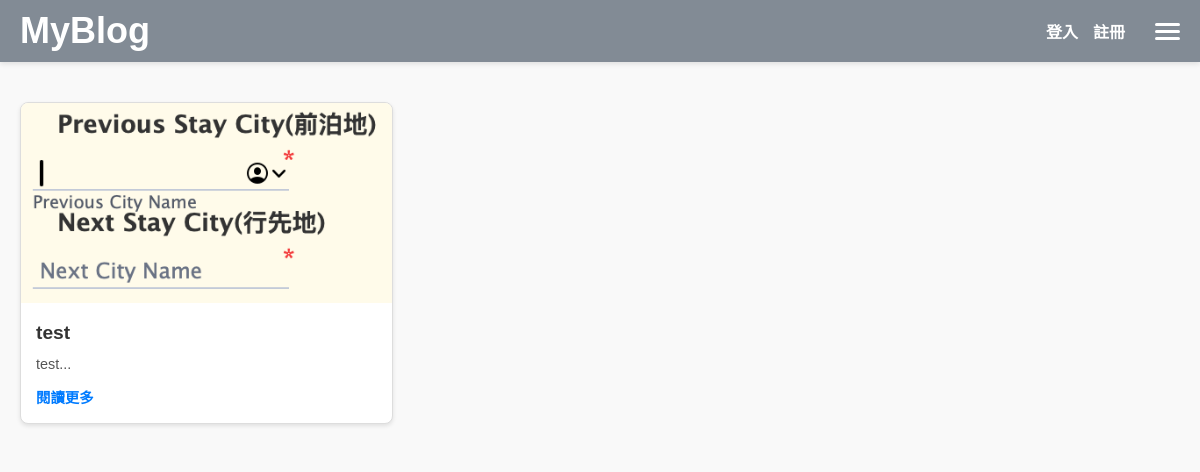
Before: / with the older database file.
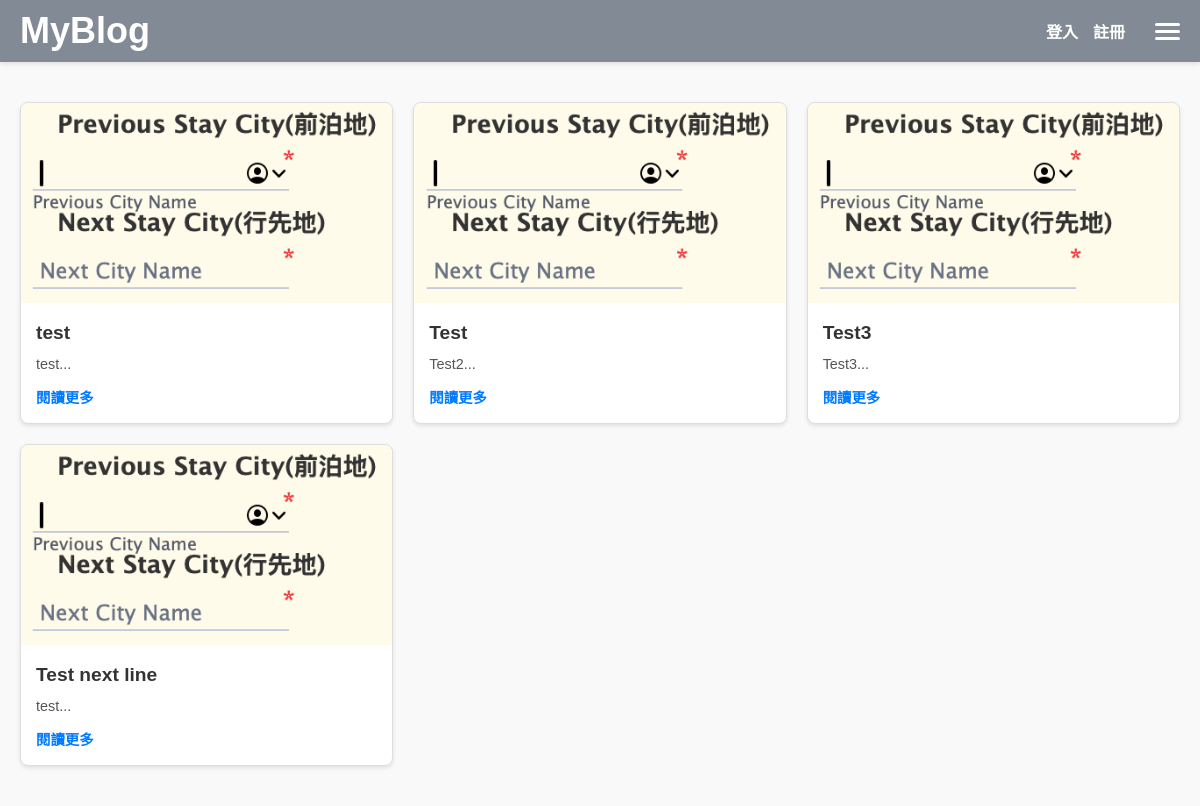
After: the same page with the newer database file.
### app.py (models this page shows, shortened)
class Location(db.Model):
    id = db.Column(db.Integer, primary_key=True)
    name = db.Column(db.String(100), nullable=False)
    description = db.Column(db.String(300), nullable=False)
    image = db.Column(db.String(100), nullable=False)

### app.py (the view)
@app.route('/')
def index():
    locations = Location.query.all()
    return render_template('index.html', locations=locations)

### templates/index.html (shortened to what this page needs)
<!DOCTYPE html>
<html lang="zh-TW">
<head>
    <link rel="stylesheet" href="{{ url_for('static', filename='css/general.css') }}">
    <link rel="stylesheet" href="{{ url_for('static', filename='css/homepage.css') }}">
</head>
<body>
    <div class="header-container">
        <div class="header-title">
            <a href="{{ url_for('index') }}">MyBlog</a>
        </div>
        <div class="header-links">
            {% if current_user.is_authenticated %}
                <span>歡迎, {{ current_user.username }}!</span>
                <a href="{{ url_for('logout') }}">登出</a>
            {% else %}
                <a href="{{ url_for('login') }}">登入</a>
                <a href="{{ url_for('register') }}">註冊</a>
            {% endif %}
        </div>
        <div class="hamburger-menu" onclick="toggleMenu()">
            <div></div>
            <div></div>
            <div></div>
        </div>
    </div>
    <div class="container">
        <div class="card-grid">
            {% for location in locations %}
            <div class="card">
                <img src="{{ url_for('static', filename='images/' + location.image) }}" alt="{{ location.name }}">
                <div class="card-content">
                    <h2 class="card-title">{{ location.name }}</h2>
                    <p class="card-description">{{ location.description[:50] }}...</p>
                    <a href="{{ url_for('location', id=location.id) }}">閱讀更多</a>
                </div>
            </div>
            {% endfor %}
        </div>
    </div>
</body>
</html>

### static/css/general.css (style rules this page uses)
body { font-family: Arial, sans-serif; margin: 0; padding: 0; background-color: #f9f9f9; color: #333; }
.container { max-width: 1200px; margin: 0 auto; padding: 20px; }
.header-container { display: flex; justify-content: space-between; align-items: center; padding: 10px 20px; background-color: #828b95; color: white; position: sticky; top: 0; z-index: 1000; box-shadow: 0 2px 5px rgba(0, 0, 0, 0.1); }
.header-title { font-size: 1.5em; margin: 0; font-weight: bold; }
.header-title a { font-size: 1.5em; color: white; font-weight: bold; text-decoration: none; }
.header-links { display: flex; align-items: center; margin-left: auto; }
.header-links a { align-items: center; margin-left: 15px; color: white; text-decoration: none; font-weight: bold; font-size: 1em; }
.hamburger-menu { margin-left: 30px; display: flex; flex-direction: column; cursor: pointer; }
.hamburger-menu div { width: 25px; height: 3px; background-color: white; border-radius: 2px; margin: 2px 0; }

### static/css/homepage.css (style rules this page uses)
.card-grid { display: grid; grid-template-columns: repeat(3, 1fr); gap: 20px; margin-top: 20px; }
.card { background: #fff; border: 1px solid #ddd; border-radius: 8px; box-shadow: 0 2px 4px rgba(0, 0, 0, 0.1); overflow: hidden; transition: transform 0.2s, box-shadow 0.2s; min-height: 320px; }
.card-grid::after { content: ''; display: block; visibility: hidden; grid-column: span 3; }
.card img { width: 100%; height: 200px; object-fit: cover; }
.card-content { padding: 15px; }
.card-title { font-size: 1.2em; font-weight: bold; color: #333; margin: 0 0 10px 0; }
.card-description { font-size: 0.9em; color: #555; line-height: 1.5; margin: 0 0 10px 0; }
.card a { text-decoration: none; color: #007bff; font-weight: bold; font-size: 0.9em; }

Changed rows visible on the page:
added Location: image (picture), name "Test", description "Test2"
added Location: image (picture), name "Test3", description "Test3"
added Location: image (picture), name "Test next line", description "test"
